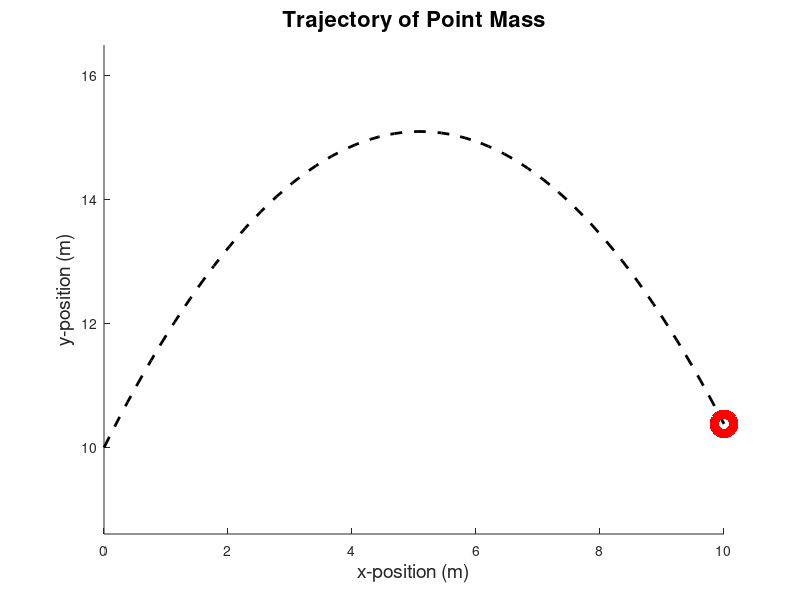
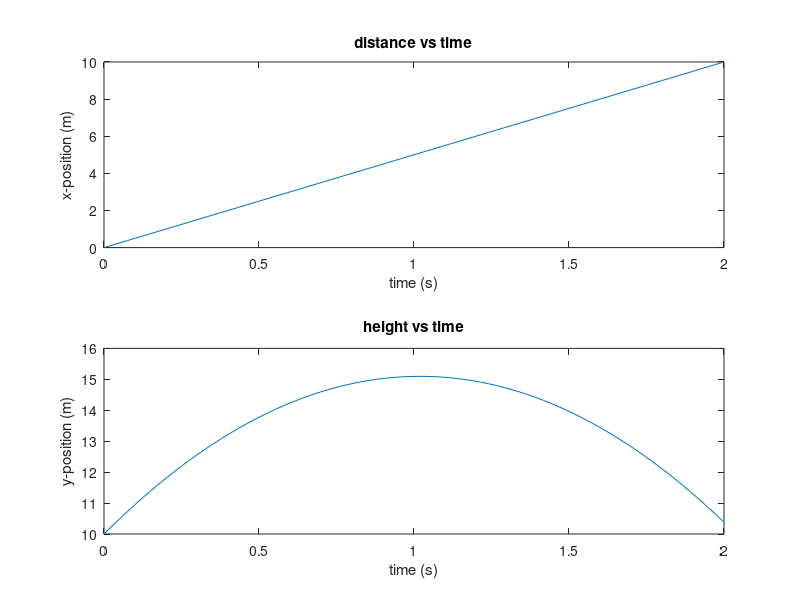

These charts were generated, in order, by the following MATLAB code:
function MAIN_1_projectileMotion()
%
% MAIN  --  Projectile motion using ode45
%
% 2D point mass in constant gravity field:
% Basic simulation in Matlab using ode45 with 2 D.O.F
%

% initialize values
x0 = 0; y0 = 10; % initial x & y position of particle [m]
vx0 = 5; vy0 = 10; % initial x & y velocities of particle [m/s]
z0= [x0,y0,vx0,vy0]'; % Pack ICs into z0 and make it a column vector
t = linspace(0,2,80); % times to look at solution [sec] (0 is initial
% time, 2 is final time, with 100 evenly spaced
% points)

% Parameters are stored in 'p' structure for easy bookkeeping
p.m = 1; % set point mass to be 1 [kg]
p.g = 9.81; % set acceleration due to gravity [m/s^2]

% Create a nested function for the dynamics. This allows us to pass the
% parameter struct (p) as a special type of global variable, which avoids
% the confusing (and undocumented) syntax for ode45 where you tack on
% parameters to the end of the argument list in ode45.
    function dz = massInGravityField(~,z)
        %
        % Computes the dynamics a particle in a constant gravitational field
        %
        % INPUTS:
        %   t = current time
        %   z = [x;y;dx;dy] = state vector
        %   p = structure containing parameters
        %
        % OUTPUTS:
        %   dz = [dx;dy;ddx;ddy] = time-derivative of the state vector
        %
        
        % unpack parameters
        m = p.m; % particle mass [kg]
        g = p.g; % acceleration due to gravity [m/s^2]
        
        x=z(1); y= z(2); dx = z(3);  dy = z(4);  % unpack z into readable names
        
        % x and y components of force on particle
        Fx = 0; % no horizontal force component
        Fy = -m*g; % vertical force component from gravity
        
        % compute x and y components of acceleration using Newton's 2nd (a=F/m)
        ddx = Fx/m; % x acceleration component
        ddy = Fy/m; % y acceleration component
        
        % The rates of change of all variables in z
        dz = [dx,dy,ddx,ddy]';
    end

% ODESET sets preferences for ODE solvers like ODE45
% here we tell ode45 how much error we tolerate in the solution
options = odeset('abstol', 1e-6,'reltol',1e-6);

% The next line numerically solves the ODEs that are in massInGravityField
[~,z] = ode45(@massInGravityField,t, z0,options);

% Pull out x and y comps of position at different times
x = z(:,1);
y = z(:,2);

% Plot the trajectory (x vs y)
figure(1); clf;
hold on; % Retain current plot when performing following commands
axis equal; % Use the same length for the data units along each axis
plot(x,y,'k--','linewidth',2)
xlabel('x-position (m)','fontsize',14)
ylabel('y-position (m)','fontsize',14)
title('Trajectory of Point Mass','fontsize',16)

% Animation
for i=1: length(t);
    if i==1
        % Create a marker for the projectile and plot it on the figure
        circleHandle = plot(x(), y(i),...
            'ro','markersize',14,'linewidth',6);
    else
        % Now that marker is created, just move it on each new frame
        set(circleHandle,'xData',x(i),'yData',y(i));
    end
    pause(.05);    %Pause between frames to make animation visible
    drawnow;   % Force matlab to draw the figure
end

% Plot the solution against time:
figure(2); clf;

subplot(2,1,1);
plot(t,x)
xlabel('time (s)')
ylabel('x-position (m)')
title('distance vs time')

subplot(2,1,2);
plot(t,y)
xlabel('time (s)')
ylabel('y-position (m)')
title('height vs time')


end
